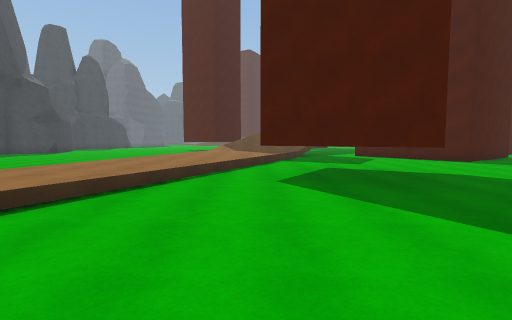
view 1 (above)

21 first-person views from a walk through a Unity game level. The camera is 1.5 m above the floor, tilts 4° down and sees 85° across. The floor is counted in squares, 2 m on a side. Each view is taken from the middle of a square. On the plan, view 1 faces up. The plan holds only what a view shows up to about 10 squares ahead; the rest is blank. The place goes on beyond the plan. The player is left out. Some surface patterns are stand-ins.

view 2
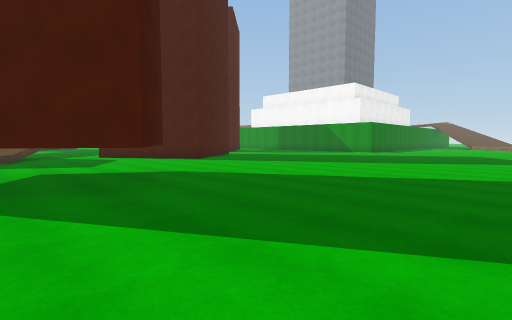

view 3
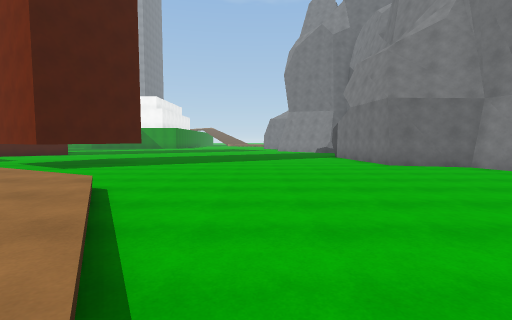

view 4
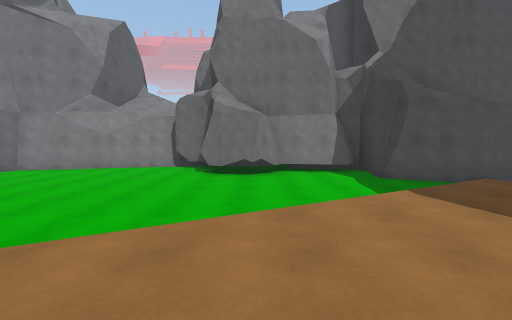

view 5
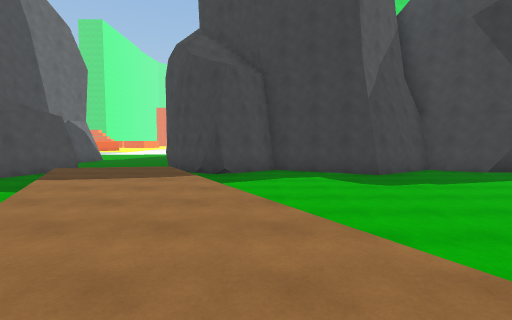

view 6
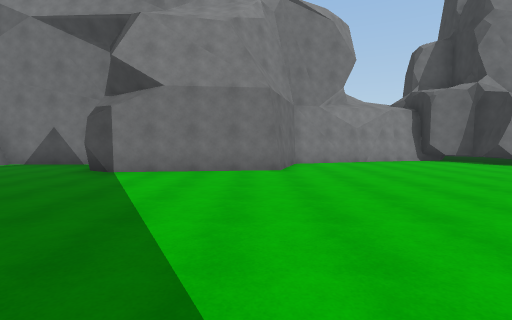

view 7
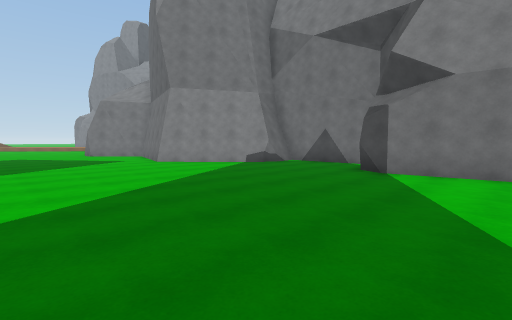

view 8
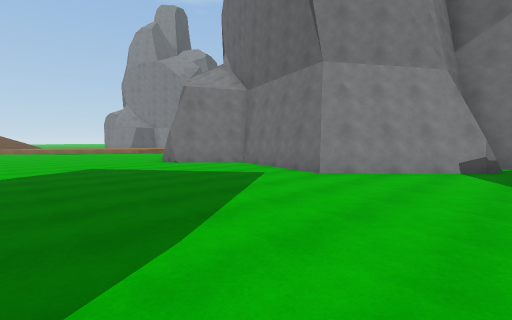

view 9
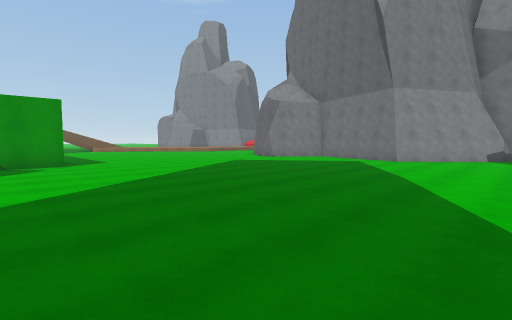

view 10
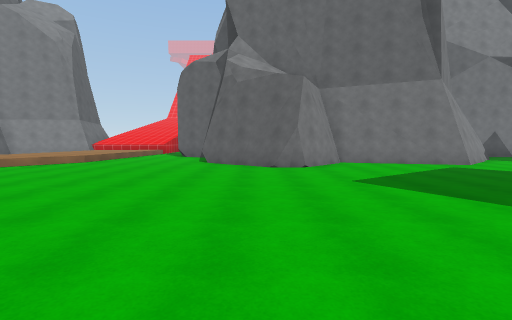

view 11
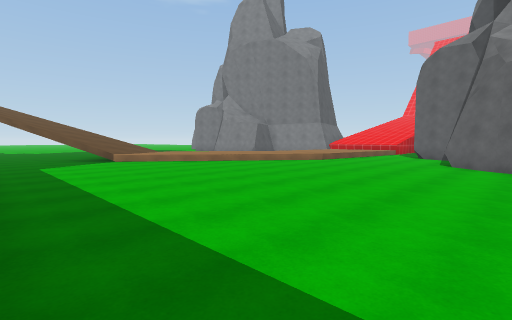

view 12
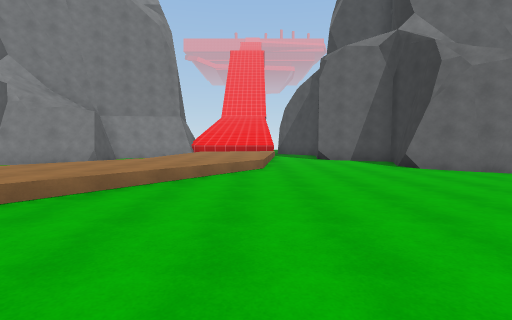

view 13
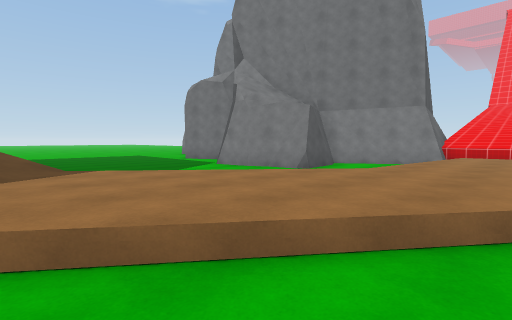

view 14
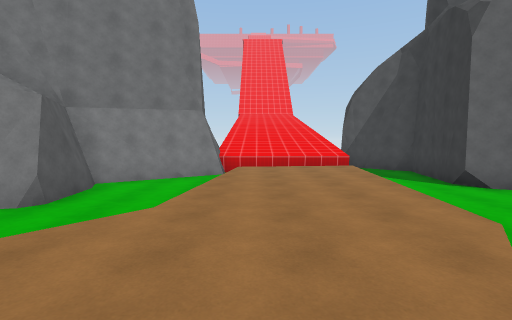

view 15
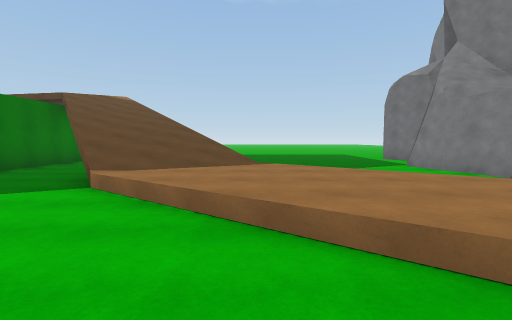

view 16
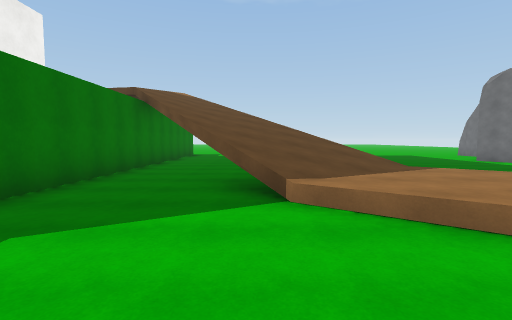

view 17
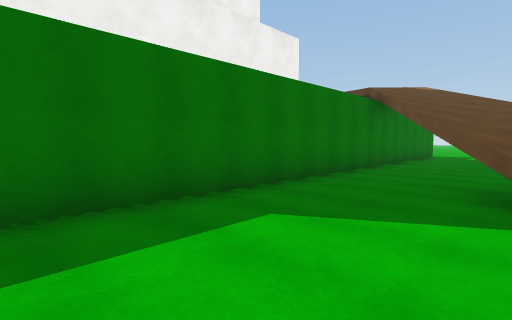

view 18
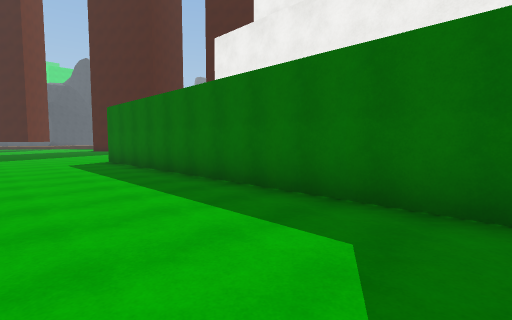

view 19
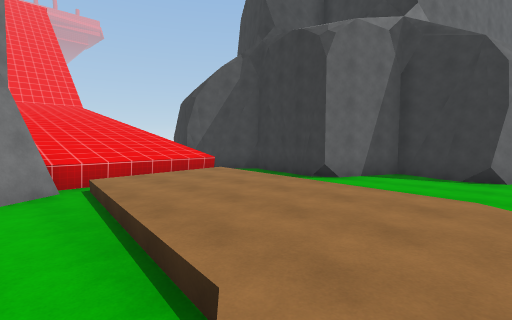

view 20
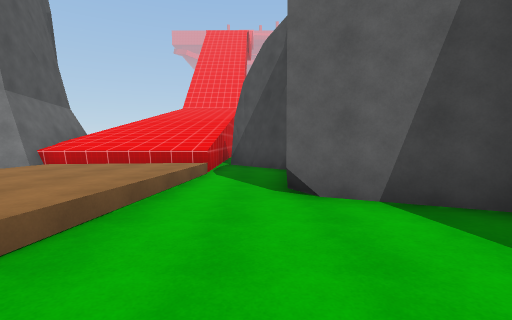

view 21
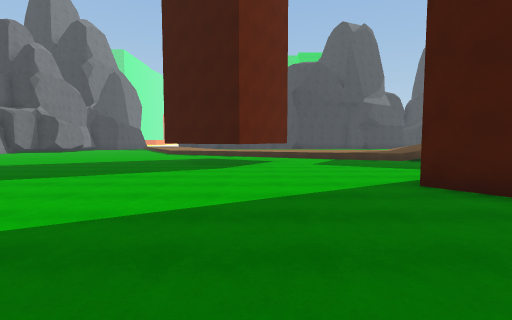

### Floor plan
Key: @ floor where view 1 was taken; # wall or solid block; . main floor; : floor 0.5 m higher than the main floor; / step, stairs or slope; ≈ liquid the walk keeps out of; O other object.
Columns run from 14 left of view 1 to 36 right of it. Each row starts with its distance up from view 1.
 10  #..  ..      :/......O.
  9 ##... ..   :::/..................#
  8  #......  /:::/.O................##################
  7  #.....   /::/.O O.................................
  6  ##.....  :::/OO  O................................
  5  #......./:::..OOO...........................#/....
  4 ##....../:::/....O..........................////.
  3  #..../:::::...............................//////
  2  #..//::::/.............................../::///
  1  #./:::://.............................../::://
  0   /::::/......@........................../:::/  ...
 -1   /::/..........................#......./:::/  ....
 -2   ./......................###..####..../:::/  .....
 -3  #.......................## ####  #....:::/........
 -4  ###............#####...##        #....:::/..###...
 -5    #...##......##    ...#         ##...:::/..#   ##
 -6    ######......#     ####          ##..:::/..#
 -7      #####. ####                    #..:::..##
 -8                                     #./:///##
 -9                                     #..≈≈≈##
-10                                     ##.#≈≈≈#
-11                                      #.#≈≈≈
-12                                       .#≈≈≈

Where each view was taken, in squares from view 1:
view 1: 0 up, 0 right, facing up
view 2: 0 up, 1 right, facing up-right
view 3: 0 up, 7 left, facing right
view 4: 3 up, 7 left, facing down
view 5: 3 up, 4 left, facing left
view 6: 3 up, 2 right, facing down
view 7: 3 up, 3 right, facing down-right
view 8: 4 up, 9 right, facing down-right
view 9: 9 up, 9 right, facing down-right
view 10: 7 up, 19 right, facing down
view 11: 7 up, 19 right, facing down-right
view 12: 5 up, 25 right, facing down
view 13: 2 up, 26 right, facing down-right
view 14: 0 up, 27 right, facing down
view 15: 1 up, 25 right, facing right
view 16: 4 up, 26 right, facing right
view 17: 4 up, 26 right, facing up-right
view 18: 4 up, 29 right, facing up-left
view 19: 2 down, 29 right, facing down-left
view 20: 2 down, 23 right, facing down
view 21: 7 up, 12 right, facing left
